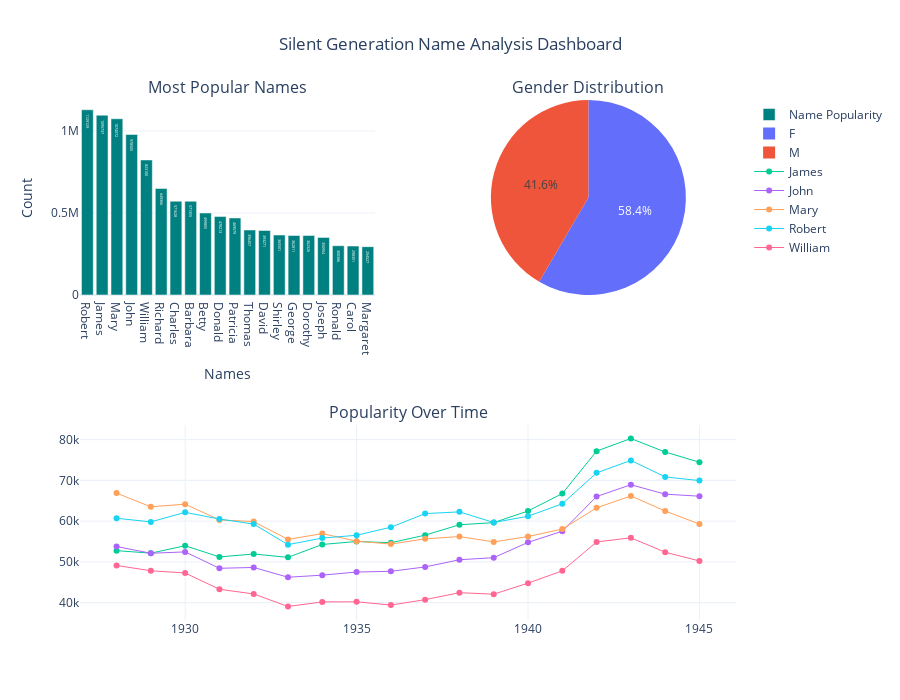

Notebook code cell kept with this figure:
### Markdown cell above
## The Silent Generation (1928 - 1945)

### Code cell
# Filter the DataFrame for Silent Generation years
df_silent_generation = df_baby_names[["Name", "Year", "Gender", "Count"]][
    (df_baby_names.Year >= 1928) & (df_baby_names.Year <= 1945)
]

# Group by "Name" and "Gender" to calculate the total count for each gender
grouped = df_silent_generation.groupby(["Name", "Gender"], as_index=False).agg({"Count": "sum"})

# Find the most popular gender for each name
most_popular_gender = (
    grouped.loc[grouped.groupby("Name")["Count"].idxmax()]  
    .rename(columns={"Count": "MaxGenderCount"})            
    [["Name", "Gender"]]                                    
)

# Merge the most popular gender back into the original DataFrame
df_silent_generation = (
    df_silent_generation.groupby("Name", as_index=False)
    .agg({
        "Year": "min",          
        "Count": "sum"          
    })
    .merge(most_popular_gender, on="Name", how="left")       
)

# Sort by Count in descending order
df_silent_generation = df_silent_generation.sort_values(by="Count", ascending=False)

bar_chart = go.Bar(
    x=df_silent_generation.iloc[:20]["Name"],
    y=df_silent_generation.iloc[:20]["Count"],
    text=df_silent_generation["Count"],
    textposition='auto',
    name="Name Popularity",
    marker=dict(color='teal')
)

gender_distribution = df_silent_generation["Gender"].value_counts()
pie_chart = go.Pie(
    labels=gender_distribution.index,
    values=gender_distribution.values,
    name="Gender Distribution"
)

# Retrieves the 5 most popular names for the Generation
df_line_chart_name = df_silent_generation.iloc[:5][["Name", "Gender"]] 

# Return only the names in the previous dataset from the original dataset
df_filtered = df_baby_names[df_baby_names["Name"].isin(df_line_chart_name["Name"])] 

# Filter the filtered dataset to only return the years between 1928 and 1945 
df_filtered = df_filtered[(df_filtered["Year"] >= 1928) & (df_filtered["Year"] <= 1945)]

# Return all the fields Name, Year, Count, Gender
df_line_chart = df_filtered[["Name", "Year", "Count", "Gender"]] 

# Merge the previous df_line_chart_name with df_line_chart to return the right names with most popular gender by years in the generation
df_line_chart_actual = pd.merge(df_line_chart, df_line_chart_name, on=['Name', 'Gender'], how='inner')

line_chart = go.Figure()

# Group by "Name" and iterate through the groups directly
for name, group in df_line_chart_actual.groupby("Name"):
    line_chart.add_trace(go.Scatter(
        x=group["Year"],
        y=group["Count"],
        mode='lines+markers',
        name=name,  
        line=dict(width=1),
        marker=dict(size=6),
        text=group["Name"]
    ))

# Update Layout for Better Visualization
line_chart.update_layout(
    title="Popularity of Names Over Time",
    xaxis_title="Year",
    yaxis_title="Count",
    template="plotly_white",
    showlegend=True,
)

# Subplot Layout
fig = make_subplots(
    rows=2, cols=2,
    specs=[[{"type": "bar"}, {"type": "pie"}], [{"type": "scatter", "colspan": 2}, None]],
    subplot_titles=("Most Popular Names", "Gender Distribution", "Popularity Over Time")
)

# Add the Bar Chart and Pie Chart to the Subplot
fig.add_trace(bar_chart, row=1, col=1)
fig.add_trace(pie_chart, row=1, col=2)

# Add the scatter plot from the line_chart to the subplot
for trace in line_chart.data:
    fig.add_trace(trace, row=2, col=1)

# Update Layout for Better Visualization
fig.update_layout(
    title_text="Silent Generation Name Analysis Dashboard",
    title_x=0.5,
    height=700,
    showlegend=True,
    template="plotly_white",
    xaxis_title="Names",
    yaxis_title="Count"
)
# Display the Dashboard
fig.show()

### Figure 1 — Plotly figure (JSON) as saved in the notebook; plotly's stock layout.template omitted (floating-point values rounded to 4 significant figures; data arrays with more than 128 entries replaced by an {"elided": "..."} marker saying what was removed)
{"data": [{"marker": {"color": "teal"}, "name": "Name Popularity", "text": {"elided": "16288 int values"}, "textposition": "auto", "type": "bar", "x": ["Robert", "James", "Mary", "John", "William", "Richard", "Charles", "Barbara", "Betty", "Donald", "Patricia", "Thomas", "David", "Shirley", "George", "Dorothy", "Joseph", "Ronald", "Carol", "Margaret"], "xaxis": "x", "y": [1129129, 1095737, 1074072, 978505, 823100, 649366, 571628, 571355, 499805, 478213, 469579, 396457, 393271, 365501, 362811, 362326, 350954, 300386, 298351, 294527], "yaxis": "y"}, {"domain": {"x": [0.55, 1], "y": [0.625, 1]}, "labels": ["F", "M"], "name": "Gender Distribution", "type": "pie", "values": [9516, 6772]}, {"line": {"width": 1}, "marker": {"size": 6}, "mode": "lines+markers", "name": "James", "text": ["James", "James", "James", "James", "James", "James", "James", "James", "James", "James", "James", "James", "James", "James", "James", "James", "James", "James"], "type": "scatter", "x": [1928, 1929, 1930, 1931, 1932, 1933, 1934, 1935, 1936, 1937, 1938, 1939, 1940, 1941, 1942, 1943, 1944, 1945], "xaxis": "x2", "y": [52751, 52133, 53958, 51217, 51927, 51109, 54268, 55004, 54694, 56562, 59100, 59636, 62480, 66751, 77174, 80275, 76956, 74461], "yaxis": "y2"}, {"line": {"width": 1}, "marker": {"size": 6}, "mode": "lines+markers", "name": "John", "text": ["John", "John", "John", "John", "John", "John", "John", "John", "John", "John", "John", "John", "John", "John", "John", "John", "John", "John"], "type": "scatter", "x": [1928, 1929, 1930, 1931, 1932, 1933, 1934, 1935, 1936, 1937, 1938, 1939, 1940, 1941, 1942, 1943, 1944, 1945], "xaxis": "x2", "y": [53760, 52113, 52445, 48422, 48626, 46226, 46739, 47508, 47677, 48752, 50520, 51026, 54785, 57517, 66039, 68928, 66613, 66117], "yaxis": "y2"}, {"line": {"width": 1}, "marker": {"size": 6}, "mode": "lines+markers", "name": "Mary", "text": ["Mary", "Mary", "Mary", "Mary", "Mary", "Mary", "Mary", "Mary", "Mary", "Mary", "Mary", "Mary", "Mary", "Mary", "Mary", "Mary", "Mary", "Mary"], "type": "scatter", "x": [1928, 1929, 1930, 1931, 1932, 1933, 1934, 1935, 1936, 1937, 1938, 1939, 1940, 1941, 1942, 1943, 1944, 1945], "xaxis": "x2", "y": [66870, 63510, 64153, 60298, 59881, 55517, 56931, 55078, 54373, 55644, 56221, 54899, 56214, 58048, 63254, 66178, 62473, 59280], "yaxis": "y2"}, {"line": {"width": 1}, "marker": {"size": 6}, "mode": "lines+markers", "name": "Robert", "text": ["Robert", "Robert", "Robert", "Robert", "Robert", "Robert", "Robert", "Robert", "Robert", "Robert", "Robert", "Robert", "Robert", "Robert", "Robert", "Robert", "Robert", "Robert"], "type": "scatter", "x": [1928, 1929, 1930, 1931, 1932, 1933, 1934, 1935, 1936, 1937, 1938, 1939, 1940, 1941, 1942, 1943, 1944, 1945], "xaxis": "x2", "y": [60700, 59808, 62148, 60519, 59269, 54219, 55839, 56526, 58501, 61841, 62271, 59660, 61193, 64246, 71842, 74888, 70852, 69944], "yaxis": "y2"}, {"line": {"width": 1}, "marker": {"size": 6}, "mode": "lines+markers", "name": "William", "text": ["William", "William", "William", "William", "William", "William", "William", "William", "William", "William", "William", "William", "William", "William", "William", "William", "William", "William"], "type": "scatter", "x": [1928, 1929, 1930, 1931, 1932, 1933, 1934, 1935, 1936, 1937, 1938, 1939, 1940, 1941, 1942, 1943, 1944, 1945], "xaxis": "x2", "y": [49117, 47813, 47272, 43279, 42127, 39046, 40175, 40200, 39396, 40723, 42430, 42075, 44777, 47792, 54890, 55901, 52371, 50220], "yaxis": "y2"}], "layout": {"annotations": [{"font": {"size": 16}, "showarrow": false, "text": "Most Popular Names", "x": 0.225, "xanchor": "center", "xref": "paper", "y": 1, "yanchor": "bottom", "yref": "paper"}, {"font": {"size": 16}, "showarrow": false, "text": "Gender Distribution", "x": 0.775, "xanchor": "center", "xref": "paper", "y": 1, "yanchor": "bottom", "yref": "paper"}, {"font": {"size": 16}, "showarrow": false, "text": "Popularity Over Time", "x": 0.5, "xanchor": "center", "xref": "paper", "y": 0.375, "yanchor": "bottom", "yref": "paper"}], "height": 700, "showlegend": true, "title": {"text": "Silent Generation Name Analysis Dashboard", "x": 0.5}, "xaxis": {"anchor": "y", "domain": [0, 0.45], "title": {"text": "Names"}}, "xaxis2": {"anchor": "y2", "domain": [0, 1]}, "yaxis": {"anchor": "x", "domain": [0.625, 1], "title": {"text": "Count"}}, "yaxis2": {"anchor": "x2", "domain": [0, 0.375]}}}
